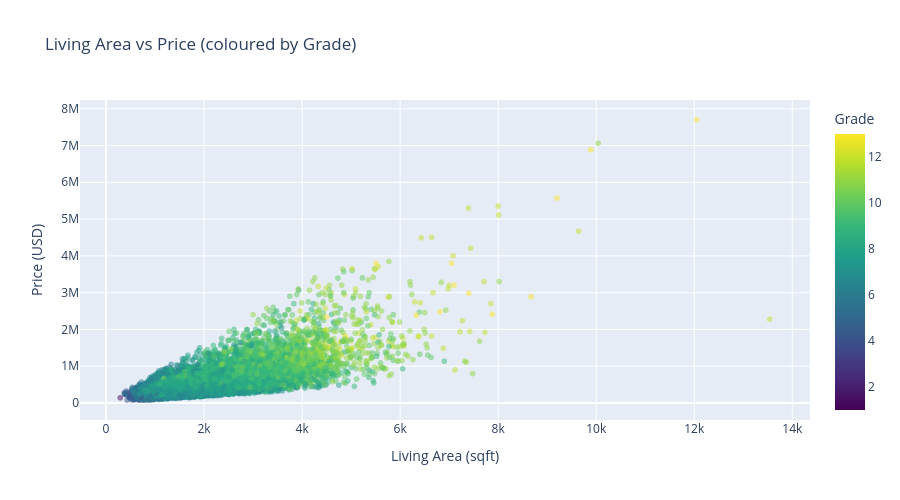

The notebook cell saved with this chart:
### Code cell
# ── Cell 9: Scatter — sqft_living vs price ────────────────────────────────────
fig = px.scatter(
    df, x='sqft_living', y='price', color='grade',
    title='Living Area vs Price (coloured by Grade)',
    labels={'sqft_living': 'Living Area (sqft)', 'price': 'Price (USD)'},
    opacity=0.5, color_continuous_scale='Viridis', height=500
)
fig.update_layout(coloraxis_colorbar_title='Grade')
fig.show()

### Figure 1 — Plotly figure (JSON) as saved in the notebook; plotly's stock layout.template omitted (floating-point values rounded to 4 significant figures; data arrays with more than 128 entries replaced by an {"elided": "..."} marker saying what was removed)
{"data": [{"hovertemplate": "Living Area (sqft)=%{x}<br>Price (USD)=%{y}<br>grade=%{marker.color}<extra></extra>", "legendgroup": "", "marker": {"color": {"elided": "21613 int values"}, "coloraxis": "coloraxis", "opacity": 0.5, "symbol": "circle"}, "mode": "markers", "name": "", "showlegend": false, "type": "scattergl", "x": {"elided": "21613 int values"}, "xaxis": "x", "y": {"elided": "21613 int values"}, "yaxis": "y"}], "layout": {"coloraxis": {"colorbar": {"title": {"text": "Grade"}}, "colorscale": [[0, "#440154"], [0.1111, "#482878"], [0.2222, "#3e4989"], [0.3333, "#31688e"], [0.4444, "#26828e"], [0.5556, "#1f9e89"], [0.6667, "#35b779"], [0.7778, "#6ece58"], [0.8889, "#b5de2b"], [1, "#fde725"]]}, "height": 500, "legend": {"tracegroupgap": 0}, "title": {"text": "Living Area vs Price (coloured by Grade)"}, "xaxis": {"anchor": "y", "domain": [0, 1], "title": {"text": "Living Area (sqft)"}}, "yaxis": {"anchor": "x", "domain": [0, 1], "title": {"text": "Price (USD)"}}}}
